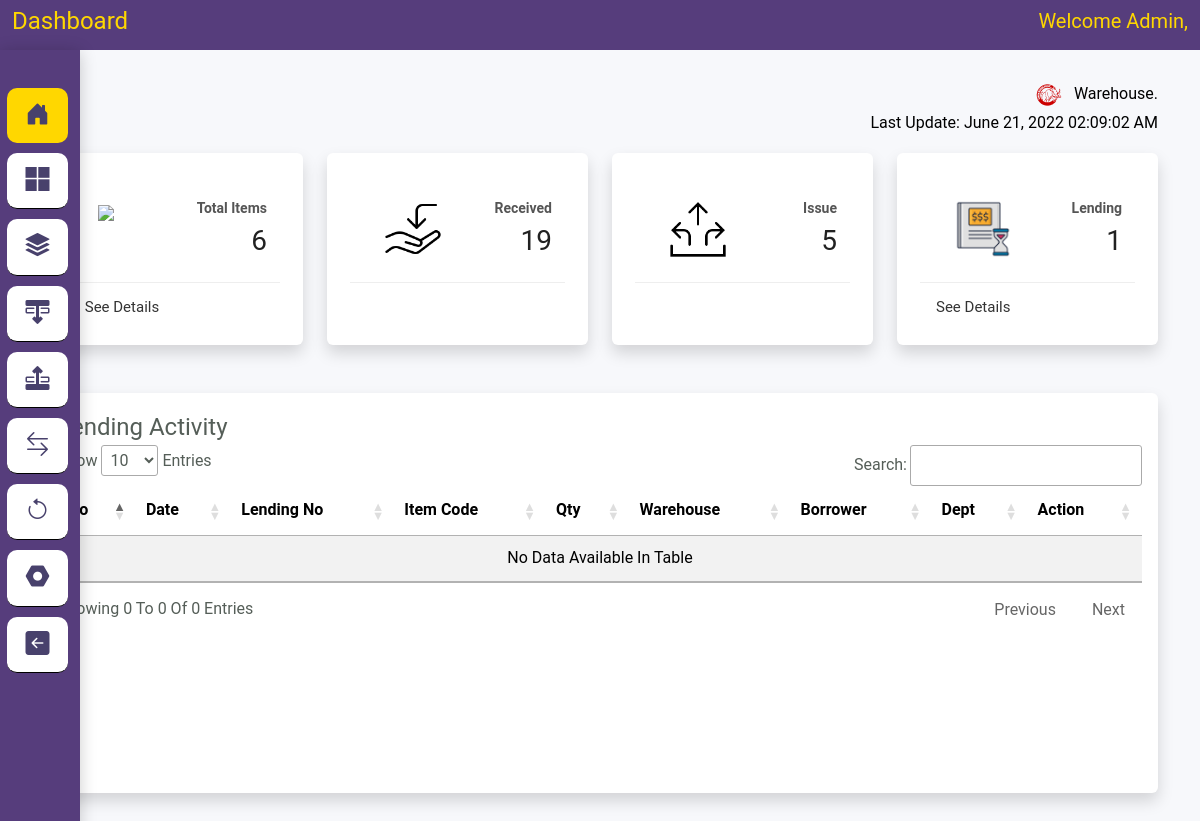
/index.php/dashboard, run on an earlier commit of the app's database.
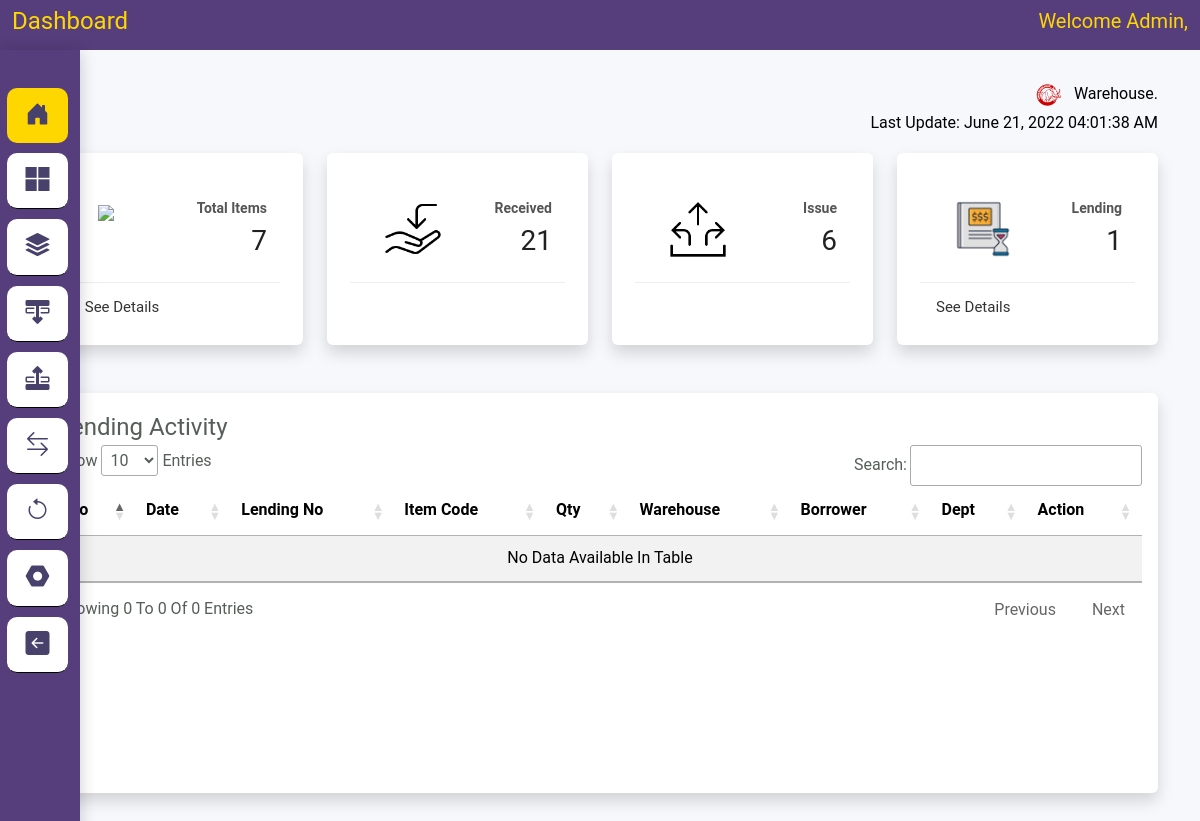
And on a later commit of the database.
### tables this page shows
CREATE TABLE `history_transaction` (
  `id` int(11) NOT NULL,
  `doc_date` date NOT NULL,
  `system_date` datetime NOT NULL,
  `source_doc` varchar(50) NOT NULL,
  `destination_doc` varchar(50) NOT NULL,
  `item_code` varchar(50) NOT NULL,
  `qty` int(11) NOT NULL,
  `warehouse_code` varchar(50) NOT NULL
);

### application/controllers/Dashboard.php (called while the page is built, shortened)
<?php
class Dashboard extends CI_Controller
{
    public function index()
    {
        $this->db->where(['status' => 'open']);
        $this->db->order_by('lending_date', 'asc');
        $this->db->limit(1000, 0);
        $this->db->from('lending');
        $data['lending'] = $this->db->get()->result();
        $data['warehouse'] = $this->M_CRUD->get_data('warehouse')->result();
        $data['total_items'] = $this->M_CRUD->count_row('items');
        $data['total_received'] = $this->M_CRUD->count_row('received');
        $data['total_issue'] = $this->M_CRUD->count_row('issued');
        $data['total_lending'] = $this->M_CRUD->count_row('lending');
        $data['last_update'] = $this->M_CRUD->get_data_sort('history_transaction', 'id', 'desc')->result();
        $data['judul'] = 'Dashboard';
        $this->load->view('template/header', $data);
        $this->load->view('dashboard/index', $data);
    }
}

### index.php (called while the page is built, shortened)
<?php
require_once BASEPATH.'core/CodeIgniter.php';

### application/models/M_CRUD.php (called while the page is built, shortened)
<?php
class M_CRUD extends CI_Model
{
	function get_data_sort($table, $orderby, $sortKeys){
		$this->db->select('*');
		$this->db->from($table);
		$this->db->order_by($orderby, $sortKeys);
		$query = $this->db->get();
		return $query;
	}
}

### application/views/dashboard/index.php (the view, shortened to what the changed rows need)
<div class="container" style="margin-top: 80px;">
    <div class="logo">
        <div style="text-align: right; color:#000">
            <img src="assets/image/icon.png " />
            <span class="ps-2">Warehouse. <br />Last update:
                <?php if ($last_update != null) { ?>
                <?= date('F d, Y  H:i:s A', strtotime($last_update[0]->system_date)); ?>
                <?php ;} else { ?>
                0 Month, 0000 00:00:00 Xx
                <?php ;} ?>
            </span>
        </div>
    </div>
    <div class="row">
        <div class="col-lg-3 col-md-6 col-sm-6">
            <div class="card card-stats shadow p-3 mb-5 bg-white rounded">
                <div class="card-content ">
                    <div class="card-header">
                        <img src="<?= 'assets/image/stock.png'?>" />
                    </div>
                    <p class="category"><strong>Total Items</strong></p>
                    <h3 class="card-title"><?= $total_items ?></h3>
                </div>
            </div>
        </div>
        <div class="col-lg-3 col-md-6 col-sm-6">
            <div class="card card-stats shadow p-3 mb-5 bg-white rounded">
                <div class="card-content">
                    <div class="card-header">
                        <img src="<?= 'assets/image/recieve.png'?>" style="width:60px" />
                    </div>
                    <p class="category"><strong>Received</strong></p>
                    <h3 class="card-title"><?= $total_received ?></h3>
                </div>
            </div>
        </div>
        <div class="col-lg-3 col-md-6 col-sm-6">
            <div class="card card-stats shadow p-3 mb-5 bg-white rounded">
                <div class="card-content">
                    <div class="card-header">
                        <img src="<?= 'assets/image/WTO.png'?>" style="width:60px" />
                    </div>
                    <p class="category"><strong>Issue</strong></p>
                    <h3 class="card-title"><?= $total_issue ?></h3>
                </div>
            </div>
        </div>
    </div>
    <div class="row ">
        <div class="col-lg-12 col-md-12">
            <div class="cards shadow p-3 mb-5 bg-white rounded" style="min-height: 400px;">
                <div class="card-content table-responsive">
                    <table id="lending" class="table table-striped table-hover">
                        <thead class="text-primary">
                            <tr>
                                <th>No</th>
                                <th>Date</th>
                                <th>Lending No</th>
                                <th>Item Code</th>
                                <th>Qty</th>
                                <th>Warehouse</th>
                                <th>Borrower</th>
                                <th>Dept</th>
                                <th>Action</th>
                            </tr>
                        </thead>
                    </table>
                </div>
            </div>
        </div>
    </div>
</div>
</body>
</html>

What changed in the data, as far as the page shows it:
no longer on this page (row unchanged): history_transaction: system_date "June 21, 2022 02:09:02 AM"
added history_transaction: system_date "June 21, 2022 04:01:38 AM"
Also different on the page:
$total_items: "6" → "7"
$total_received: "19" → "21"
$total_issue: "5" → "6"
